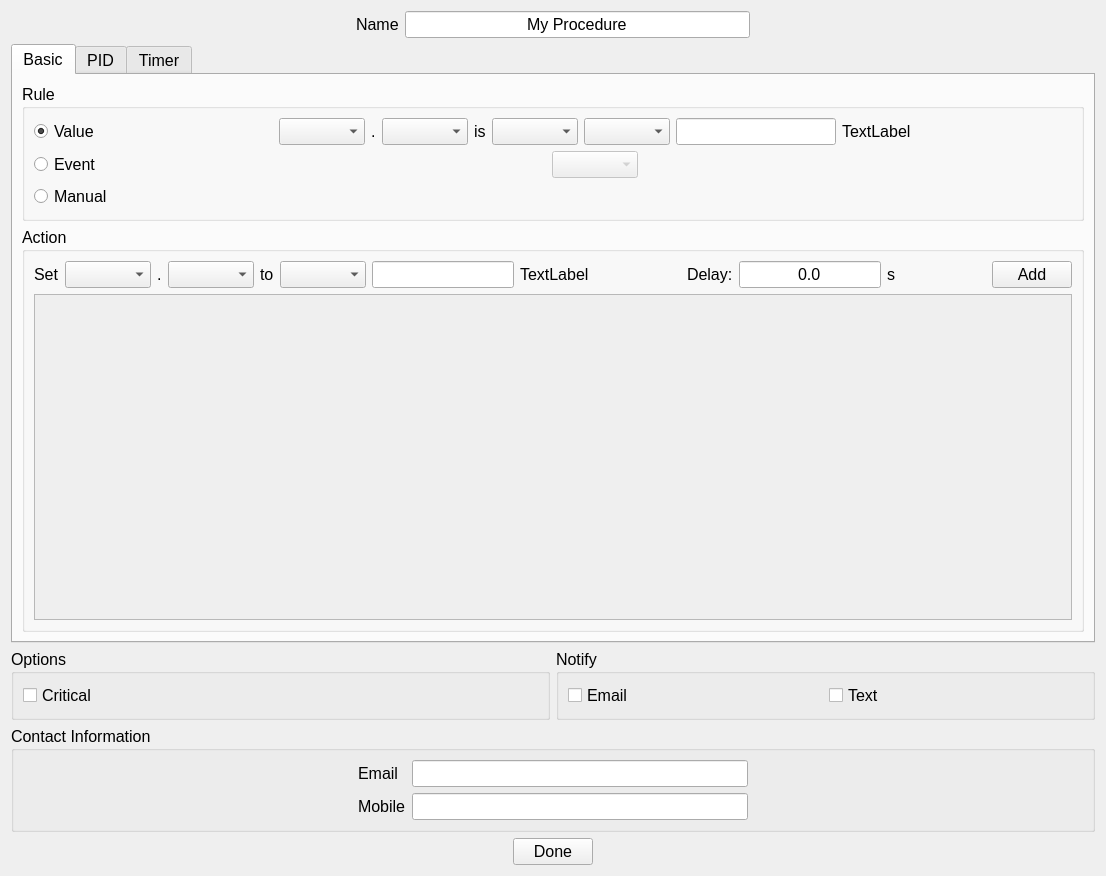
<?xml version="1.0" encoding="UTF-8"?>
<ui version="4.0">
 <class>ProcedureDialog</class>
 <widget class="QWidget" name="ProcedureDialog">
  <property name="geometry">
   <rect>
    <x>0</x>
    <y>0</y>
    <width>1106</width>
    <height>876</height>
   </rect>
  </property>
  <property name="font">
   <font>
    <family>Ubuntu</family>
    <pointsize>12</pointsize>
   </font>
  </property>
  <property name="windowTitle">
   <string>Add/Edit Procedure</string>
  </property>
  <layout class="QVBoxLayout" name="verticalLayout">
   <item>
    <layout class="QHBoxLayout" name="horizontalLayout_7">
     <item>
      <spacer name="horizontalSpacer_5">
       <property name="orientation">
        <enum>Qt::Horizontal</enum>
       </property>
       <property name="sizeHint" stdset="0">
        <size>
         <width>40</width>
         <height>20</height>
        </size>
       </property>
      </spacer>
     </item>
     <item>
      <widget class="QLabel" name="label">
       <property name="text">
        <string>Name</string>
       </property>
      </widget>
     </item>
     <item>
      <widget class="QLineEdit" name="txtProcedureName">
       <property name="text">
        <string>My Procedure</string>
       </property>
       <property name="alignment">
        <set>Qt::AlignCenter</set>
       </property>
      </widget>
     </item>
     <item>
      <spacer name="horizontalSpacer_6">
       <property name="orientation">
        <enum>Qt::Horizontal</enum>
       </property>
       <property name="sizeHint" stdset="0">
        <size>
         <width>40</width>
         <height>20</height>
        </size>
       </property>
      </spacer>
     </item>
    </layout>
   </item>
   <item>
    <widget class="QTabWidget" name="tabWidget">
     <property name="currentIndex">
      <number>0</number>
     </property>
     <widget class="QWidget" name="tab">
      <attribute name="title">
       <string>Basic</string>
      </attribute>
      <layout class="QVBoxLayout" name="verticalLayout_2">
       <item>
        <widget class="QGroupBox" name="groupBox_2">
         <property name="title">
          <string>Rule</string>
         </property>
         <layout class="QGridLayout" name="gridLayout_3">
          <item row="0" column="0">
           <widget class="QRadioButton" name="rbValue">
            <property name="text">
             <string>Value</string>
            </property>
            <property name="checked">
             <bool>true</bool>
            </property>
           </widget>
          </item>
          <item row="0" column="1">
           <layout class="QHBoxLayout" name="horizontalLayout_3">
            <item>
             <spacer name="horizontalSpacer_3">
              <property name="orientation">
               <enum>Qt::Horizontal</enum>
              </property>
              <property name="sizeHint" stdset="0">
               <size>
                <width>40</width>
                <height>20</height>
               </size>
              </property>
             </spacer>
            </item>
            <item>
             <widget class="QComboBox" name="cbRuleDevice">
              <property name="currentText">
               <string/>
              </property>
             </widget>
            </item>
            <item>
             <widget class="QLabel" name="label_3">
              <property name="text">
               <string>.</string>
              </property>
             </widget>
            </item>
            <item>
             <widget class="QComboBox" name="cbRuleChannel">
              <property name="currentText">
               <string/>
              </property>
             </widget>
            </item>
            <item>
             <widget class="QLabel" name="label_4">
              <property name="text">
               <string>is</string>
              </property>
             </widget>
            </item>
            <item>
             <widget class="QComboBox" name="cbRuleCompare">
              <property name="currentText">
               <string/>
              </property>
             </widget>
            </item>
            <item>
             <widget class="QComboBox" name="cbRuleBool"/>
            </item>
            <item>
             <widget class="QLineEdit" name="txtRuleVal">
              <property name="alignment">
               <set>Qt::AlignCenter</set>
              </property>
             </widget>
            </item>
            <item>
             <widget class="QLabel" name="lblRuleUnit">
              <property name="text">
               <string>TextLabel</string>
              </property>
             </widget>
            </item>
            <item>
             <spacer name="horizontalSpacer_12">
              <property name="orientation">
               <enum>Qt::Horizontal</enum>
              </property>
              <property name="sizeHint" stdset="0">
               <size>
                <width>40</width>
                <height>20</height>
               </size>
              </property>
             </spacer>
            </item>
           </layout>
          </item>
          <item row="1" column="0">
           <widget class="QRadioButton" name="rbEvent">
            <property name="text">
             <string>Event</string>
            </property>
           </widget>
          </item>
          <item row="1" column="1">
           <layout class="QHBoxLayout" name="horizontalLayout_5">
            <item>
             <spacer name="horizontalSpacer_4">
              <property name="orientation">
               <enum>Qt::Horizontal</enum>
              </property>
              <property name="sizeHint" stdset="0">
               <size>
                <width>40</width>
                <height>20</height>
               </size>
              </property>
             </spacer>
            </item>
            <item>
             <widget class="QComboBox" name="cbEvent">
              <property name="enabled">
               <bool>false</bool>
              </property>
             </widget>
            </item>
            <item>
             <spacer name="horizontalSpacer_14">
              <property name="orientation">
               <enum>Qt::Horizontal</enum>
              </property>
              <property name="sizeHint" stdset="0">
               <size>
                <width>40</width>
                <height>20</height>
               </size>
              </property>
             </spacer>
            </item>
           </layout>
          </item>
          <item row="2" column="0">
           <widget class="QRadioButton" name="rbManual">
            <property name="text">
             <string>Manual</string>
            </property>
           </widget>
          </item>
         </layout>
        </widget>
       </item>
       <item>
        <widget class="QGroupBox" name="groupBox_3">
         <property name="maximumSize">
          <size>
           <width>16777215</width>
           <height>475</height>
          </size>
         </property>
         <property name="title">
          <string>Action</string>
         </property>
         <layout class="QVBoxLayout" name="verticalLayout_3">
          <item>
           <layout class="QHBoxLayout" name="horizontalLayout_8">
            <item>
             <widget class="QLabel" name="label_2">
              <property name="text">
               <string>Set</string>
              </property>
             </widget>
            </item>
            <item>
             <widget class="QComboBox" name="cbActionDevice">
              <property name="currentText">
               <string/>
              </property>
             </widget>
            </item>
            <item>
             <widget class="QLabel" name="label_5">
              <property name="text">
               <string>.</string>
              </property>
             </widget>
            </item>
            <item>
             <widget class="QComboBox" name="cbActionChannel">
              <property name="currentText">
               <string/>
              </property>
             </widget>
            </item>
            <item>
             <widget class="QLabel" name="label_6">
              <property name="text">
               <string>to</string>
              </property>
             </widget>
            </item>
            <item>
             <widget class="QComboBox" name="cbActionBool"/>
            </item>
            <item>
             <widget class="QLineEdit" name="txtActionVal">
              <property name="alignment">
               <set>Qt::AlignCenter</set>
              </property>
             </widget>
            </item>
            <item>
             <widget class="QLabel" name="lblActionUnit">
              <property name="text">
               <string>TextLabel</string>
              </property>
             </widget>
            </item>
            <item>
             <spacer name="horizontalSpacer_11">
              <property name="orientation">
               <enum>Qt::Horizontal</enum>
              </property>
              <property name="sizeHint" stdset="0">
               <size>
                <width>40</width>
                <height>20</height>
               </size>
              </property>
             </spacer>
            </item>
            <item>
             <widget class="QLabel" name="label_7">
              <property name="text">
               <string>Delay:</string>
              </property>
             </widget>
            </item>
            <item>
             <widget class="QLineEdit" name="lineEdit">
              <property name="text">
               <string>0.0</string>
              </property>
              <property name="maxLength">
               <number>10</number>
              </property>
              <property name="alignment">
               <set>Qt::AlignCenter</set>
              </property>
             </widget>
            </item>
            <item>
             <widget class="QLabel" name="label_8">
              <property name="text">
               <string>s</string>
              </property>
             </widget>
            </item>
            <item>
             <spacer name="horizontalSpacer_13">
              <property name="orientation">
               <enum>Qt::Horizontal</enum>
              </property>
              <property name="sizeHint" stdset="0">
               <size>
                <width>40</width>
                <height>20</height>
               </size>
              </property>
             </spacer>
            </item>
            <item>
             <widget class="QPushButton" name="btnAddAction">
              <property name="text">
               <string>Add</string>
              </property>
             </widget>
            </item>
           </layout>
          </item>
          <item>
           <widget class="QScrollArea" name="scAction">
            <property name="frameShape">
             <enum>QFrame::NoFrame</enum>
            </property>
            <property name="widgetResizable">
             <bool>true</bool>
            </property>
            <widget class="QWidget" name="scrollAreaWidgetContents">
             <property name="geometry">
              <rect>
               <x>0</x>
               <y>0</y>
               <width>1032</width>
               <height>242</height>
              </rect>
             </property>
             <layout class="QGridLayout" name="gridLayout">
              <property name="leftMargin">
               <number>0</number>
              </property>
              <property name="topMargin">
               <number>0</number>
              </property>
              <property name="rightMargin">
               <number>0</number>
              </property>
              <property name="bottomMargin">
               <number>0</number>
              </property>
              <item row="0" column="0">
               <widget class="QFrame" name="fmActions">
                <property name="frameShape">
                 <enum>QFrame::StyledPanel</enum>
                </property>
                <property name="frameShadow">
                 <enum>QFrame::Raised</enum>
                </property>
               </widget>
              </item>
             </layout>
            </widget>
           </widget>
          </item>
         </layout>
        </widget>
       </item>
      </layout>
     </widget>
     <widget class="QWidget" name="tab_2">
      <attribute name="title">
       <string>PID</string>
      </attribute>
      <layout class="QHBoxLayout" name="horizontalLayout_11">
       <item>
        <spacer name="horizontalSpacer_15">
         <property name="orientation">
          <enum>Qt::Horizontal</enum>
         </property>
         <property name="sizeHint" stdset="0">
          <size>
           <width>281</width>
           <height>20</height>
          </size>
         </property>
        </spacer>
       </item>
       <item>
        <layout class="QVBoxLayout" name="verticalLayout_5">
         <item>
          <spacer name="verticalSpacer_2">
           <property name="orientation">
            <enum>Qt::Vertical</enum>
           </property>
           <property name="sizeHint" stdset="0">
            <size>
             <width>20</width>
             <height>40</height>
            </size>
           </property>
          </spacer>
         </item>
         <item>
          <layout class="QVBoxLayout" name="verticalLayout_4">
           <item>
            <layout class="QGridLayout" name="gridPid">
             <item row="1" column="0">
              <widget class="QLabel" name="label_17">
               <property name="text">
                <string>Write Channel:</string>
               </property>
              </widget>
             </item>
             <item row="0" column="0">
              <widget class="QLabel" name="label_16">
               <property name="text">
                <string>Read Channel:</string>
               </property>
              </widget>
             </item>
             <item row="2" column="0">
              <widget class="QLabel" name="label_10">
               <property name="text">
                <string>Target Value:</string>
               </property>
              </widget>
             </item>
             <item row="2" column="1">
              <widget class="QLineEdit" name="txtTarget">
               <property name="text">
                <string>0.0</string>
               </property>
               <property name="alignment">
                <set>Qt::AlignCenter</set>
               </property>
              </widget>
             </item>
            </layout>
           </item>
           <item>
            <widget class="QGroupBox" name="groupBox_5">
             <property name="title">
              <string>PID</string>
             </property>
             <layout class="QGridLayout" name="gridLayout_4">
              <item row="0" column="0">
               <widget class="QLabel" name="label_11">
                <property name="text">
                 <string>Time Step:</string>
                </property>
               </widget>
              </item>
              <item row="0" column="1">
               <widget class="QLineEdit" name="txtdt">
                <property name="text">
                 <string>0.0</string>
                </property>
                <property name="alignment">
                 <set>Qt::AlignCenter</set>
                </property>
               </widget>
              </item>
              <item row="1" column="0">
               <widget class="QLabel" name="label_12">
                <property name="text">
                 <string>P</string>
                </property>
               </widget>
              </item>
              <item row="1" column="1">
               <widget class="QLineEdit" name="txtP">
                <property name="text">
                 <string>0.0</string>
                </property>
                <property name="alignment">
                 <set>Qt::AlignCenter</set>
                </property>
               </widget>
              </item>
              <item row="2" column="0">
               <widget class="QLabel" name="label_13">
                <property name="text">
                 <string>I</string>
                </property>
               </widget>
              </item>
              <item row="2" column="1">
               <widget class="QLineEdit" name="txtI">
                <property name="text">
                 <string>0.0</string>
                </property>
                <property name="alignment">
                 <set>Qt::AlignCenter</set>
                </property>
               </widget>
              </item>
              <item row="3" column="0">
               <widget class="QLabel" name="label_14">
                <property name="text">
                 <string>D</string>
                </property>
               </widget>
              </item>
              <item row="3" column="1">
               <widget class="QLineEdit" name="txtD">
                <property name="text">
                 <string>0.0</string>
                </property>
                <property name="alignment">
                 <set>Qt::AlignCenter</set>
                </property>
               </widget>
              </item>
             </layout>
            </widget>
           </item>
          </layout>
         </item>
         <item>
          <widget class="QGroupBox" name="groupBox">
           <property name="title">
            <string>More Options</string>
           </property>
           <layout class="QGridLayout" name="gridLayout_6">
            <item row="0" column="1">
             <widget class="QLineEdit" name="txtAverage">
              <property name="enabled">
               <bool>true</bool>
              </property>
              <property name="text">
               <string>1</string>
              </property>
              <property name="alignment">
               <set>Qt::AlignCenter</set>
              </property>
             </widget>
            </item>
            <item row="0" column="2">
             <widget class="QLabel" name="label_18">
              <property name="text">
               <string>samples</string>
              </property>
             </widget>
            </item>
            <item row="1" column="1">
             <widget class="QLineEdit" name="txtWarmup">
              <property name="enabled">
               <bool>true</bool>
              </property>
              <property name="text">
               <string>0</string>
              </property>
              <property name="alignment">
               <set>Qt::AlignCenter</set>
              </property>
             </widget>
            </item>
            <item row="1" column="2">
             <widget class="QLabel" name="label_19">
              <property name="text">
               <string>samples</string>
              </property>
             </widget>
            </item>
            <item row="2" column="1">
             <widget class="QLineEdit" name="txtOffset">
              <property name="enabled">
               <bool>true</bool>
              </property>
              <property name="text">
               <string>0.0</string>
              </property>
              <property name="alignment">
               <set>Qt::AlignCenter</set>
              </property>
             </widget>
            </item>
            <item row="2" column="2">
             <widget class="QLabel" name="lblUnit">
              <property name="text">
               <string>Unit</string>
              </property>
             </widget>
            </item>
            <item row="0" column="0">
             <widget class="QLabel" name="label_20">
              <property name="text">
               <string>Average</string>
              </property>
             </widget>
            </item>
            <item row="1" column="0">
             <widget class="QLabel" name="label_21">
              <property name="text">
               <string>Warmup</string>
              </property>
             </widget>
            </item>
            <item row="2" column="0">
             <widget class="QLabel" name="label_22">
              <property name="text">
               <string>Offset</string>
              </property>
             </widget>
            </item>
           </layout>
          </widget>
         </item>
         <item>
          <spacer name="verticalSpacer">
           <property name="orientation">
            <enum>Qt::Vertical</enum>
           </property>
           <property name="sizeHint" stdset="0">
            <size>
             <width>20</width>
             <height>40</height>
            </size>
           </property>
          </spacer>
         </item>
        </layout>
       </item>
       <item>
        <spacer name="horizontalSpacer_16">
         <property name="orientation">
          <enum>Qt::Horizontal</enum>
         </property>
         <property name="sizeHint" stdset="0">
          <size>
           <width>281</width>
           <height>20</height>
          </size>
         </property>
        </spacer>
       </item>
      </layout>
     </widget>
     <widget class="QWidget" name="tab_3">
      <attribute name="title">
       <string>Timer</string>
      </attribute>
      <layout class="QHBoxLayout" name="horizontalLayout_17">
       <item>
        <spacer name="horizontalSpacer_17">
         <property name="orientation">
          <enum>Qt::Horizontal</enum>
         </property>
         <property name="sizeHint" stdset="0">
          <size>
           <width>268</width>
           <height>20</height>
          </size>
         </property>
        </spacer>
       </item>
       <item>
        <layout class="QVBoxLayout" name="verticalLayout_7">
         <item>
          <spacer name="verticalSpacer_3">
           <property name="orientation">
            <enum>Qt::Vertical</enum>
           </property>
           <property name="sizeHint" stdset="0">
            <size>
             <width>20</width>
             <height>40</height>
            </size>
           </property>
          </spacer>
         </item>
         <item>
          <widget class="QGroupBox" name="gbTimerStart">
           <property name="title">
            <string>Start Condition</string>
           </property>
           <layout class="QGridLayout" name="gridLayout_7">
            <item row="0" column="0">
             <widget class="QLabel" name="label_31">
              <property name="text">
               <string>Channel:</string>
              </property>
             </widget>
            </item>
            <item row="1" column="0">
             <widget class="QLabel" name="label_23">
              <property name="text">
               <string>Start when:</string>
              </property>
             </widget>
            </item>
            <item row="1" column="1">
             <layout class="QHBoxLayout" name="horizontalLayout_12">
              <item>
               <widget class="QComboBox" name="cbTimerStartComp">
                <item>
                 <property name="text">
                  <string>&gt;</string>
                 </property>
                </item>
                <item>
                 <property name="text">
                  <string>&lt;</string>
                 </property>
                </item>
               </widget>
              </item>
              <item>
               <widget class="QLineEdit" name="txtTimerStart">
                <property name="text">
                 <string>0.0</string>
                </property>
                <property name="alignment">
                 <set>Qt::AlignCenter</set>
                </property>
               </widget>
              </item>
              <item>
               <widget class="QLabel" name="lblTimerStartUnit">
                <property name="text">
                 <string>Unit</string>
                </property>
               </widget>
              </item>
             </layout>
            </item>
           </layout>
          </widget>
         </item>
         <item>
          <widget class="QGroupBox" name="gbTimerStop">
           <property name="title">
            <string>Stop Condition</string>
           </property>
           <layout class="QGridLayout" name="gridLayout_8">
            <item row="0" column="0">
             <widget class="QLabel" name="label_33">
              <property name="text">
               <string>Channel:</string>
              </property>
             </widget>
            </item>
            <item row="1" column="0">
             <widget class="QLabel" name="label_24">
              <property name="text">
               <string>Stop when:</string>
              </property>
             </widget>
            </item>
            <item row="1" column="1">
             <layout class="QHBoxLayout" name="horizontalLayout_16">
              <item>
               <widget class="QComboBox" name="cbTimerStopComp">
                <item>
                 <property name="text">
                  <string>&gt;</string>
                 </property>
                </item>
                <item>
                 <property name="text">
                  <string>&lt;</string>
                 </property>
                </item>
               </widget>
              </item>
              <item>
               <widget class="QLineEdit" name="txtTimerStop">
                <property name="text">
                 <string>0.0</string>
                </property>
                <property name="alignment">
                 <set>Qt::AlignCenter</set>
                </property>
               </widget>
              </item>
              <item>
               <widget class="QLabel" name="lblTimerStopUnit">
                <property name="text">
                 <string>Unit</string>
                </property>
               </widget>
              </item>
             </layout>
            </item>
           </layout>
          </widget>
         </item>
         <item>
          <widget class="QGroupBox" name="groupBox_4">
           <property name="title">
            <string>Options</string>
           </property>
           <layout class="QVBoxLayout" name="verticalLayout_6">
            <item>
             <layout class="QHBoxLayout" name="horizontalLayout_13">
              <item>
               <widget class="QLabel" name="label_34">
                <property name="text">
                 <string>Minimum Time:</string>
                </property>
               </widget>
              </item>
              <item>
               <widget class="QLineEdit" name="txtTimerMinTime">
                <property name="enabled">
                 <bool>true</bool>
                </property>
                <property name="text">
                 <string>0</string>
                </property>
                <property name="alignment">
                 <set>Qt::AlignCenter</set>
                </property>
               </widget>
              </item>
              <item>
               <widget class="QLabel" name="label_32">
                <property name="text">
                 <string>s</string>
                </property>
               </widget>
              </item>
             </layout>
            </item>
            <item>
             <widget class="QCheckBox" name="chkTimerContinuous">
              <property name="text">
               <string>Continuous</string>
              </property>
             </widget>
            </item>
           </layout>
          </widget>
         </item>
         <item>
          <spacer name="verticalSpacer_4">
           <property name="orientation">
            <enum>Qt::Vertical</enum>
           </property>
           <property name="sizeHint" stdset="0">
            <size>
             <width>20</width>
             <height>40</height>
            </size>
           </property>
          </spacer>
         </item>
        </layout>
       </item>
       <item>
        <spacer name="horizontalSpacer_18">
         <property name="orientation">
          <enum>Qt::Horizontal</enum>
         </property>
         <property name="sizeHint" stdset="0">
          <size>
           <width>268</width>
           <height>20</height>
          </size>
         </property>
        </spacer>
       </item>
      </layout>
     </widget>
    </widget>
   </item>
   <item>
    <layout class="QHBoxLayout" name="horizontalLayout_9">
     <item>
      <widget class="QGroupBox" name="gbOptions">
       <property name="title">
        <string>Options</string>
       </property>
       <layout class="QHBoxLayout" name="horizontalLayout">
        <item>
         <widget class="QCheckBox" name="chkCritical">
          <property name="text">
           <string>Critical</string>
          </property>
         </widget>
        </item>
       </layout>
      </widget>
     </item>
     <item>
      <widget class="QGroupBox" name="gbNotify">
       <property name="title">
        <string>Notify</string>
       </property>
       <layout class="QHBoxLayout" name="horizontalLayout_6">
        <item>
         <widget class="QCheckBox" name="chkEmail">
          <property name="text">
           <string>Email</string>
          </property>
         </widget>
        </item>
        <item>
         <widget class="QCheckBox" name="chkText">
          <property name="text">
           <string>Text</string>
          </property>
         </widget>
        </item>
       </layout>
      </widget>
     </item>
    </layout>
   </item>
   <item>
    <widget class="QGroupBox" name="gbContact">
     <property name="title">
      <string>Contact Information</string>
     </property>
     <layout class="QGridLayout" name="gridLayout_2">
      <item row="1" column="2">
       <widget class="QLineEdit" name="txtText"/>
      </item>
      <item row="0" column="3">
       <spacer name="horizontalSpacer_8">
        <property name="orientation">
         <enum>Qt::Horizontal</enum>
        </property>
        <property name="sizeHint" stdset="0">
         <size>
          <width>40</width>
          <height>20</height>
         </size>
        </property>
       </spacer>
      </item>
      <item row="1" column="1">
       <widget class="QLabel" name="lblText">
        <property name="text">
         <string>Mobile</string>
        </property>
       </widget>
      </item>
      <item row="0" column="1">
       <widget class="QLabel" name="lblEmail">
        <property name="text">
         <string>Email</string>
        </property>
       </widget>
      </item>
      <item row="0" column="2">
       <widget class="QLineEdit" name="txtEmail"/>
      </item>
      <item row="0" column="0">
       <spacer name="horizontalSpacer_7">
        <property name="orientation">
         <enum>Qt::Horizontal</enum>
        </property>
        <property name="sizeHint" stdset="0">
         <size>
          <width>40</width>
          <height>20</height>
         </size>
        </property>
       </spacer>
      </item>
      <item row="1" column="3">
       <spacer name="horizontalSpacer_10">
        <property name="orientation">
         <enum>Qt::Horizontal</enum>
        </property>
        <property name="sizeHint" stdset="0">
         <size>
          <width>40</width>
          <height>20</height>
         </size>
        </property>
       </spacer>
      </item>
      <item row="1" column="0">
       <spacer name="horizontalSpacer_9">
        <property name="orientation">
         <enum>Qt::Horizontal</enum>
        </property>
        <property name="sizeHint" stdset="0">
         <size>
          <width>40</width>
          <height>20</height>
         </size>
        </property>
       </spacer>
      </item>
     </layout>
    </widget>
   </item>
   <item>
    <layout class="QHBoxLayout" name="horizontalLayout_2">
     <item>
      <spacer name="horizontalSpacer">
       <property name="orientation">
        <enum>Qt::Horizontal</enum>
       </property>
       <property name="sizeHint" stdset="0">
        <size>
         <width>40</width>
         <height>20</height>
        </size>
       </property>
      </spacer>
     </item>
     <item>
      <widget class="QPushButton" name="btnDone">
       <property name="text">
        <string>Done</string>
       </property>
      </widget>
     </item>
     <item>
      <spacer name="horizontalSpacer_2">
       <property name="orientation">
        <enum>Qt::Horizontal</enum>
       </property>
       <property name="sizeHint" stdset="0">
        <size>
         <width>40</width>
         <height>20</height>
        </size>
       </property>
      </spacer>
     </item>
    </layout>
   </item>
  </layout>
 </widget>
 <resources/>
 <connections/>
</ui>
